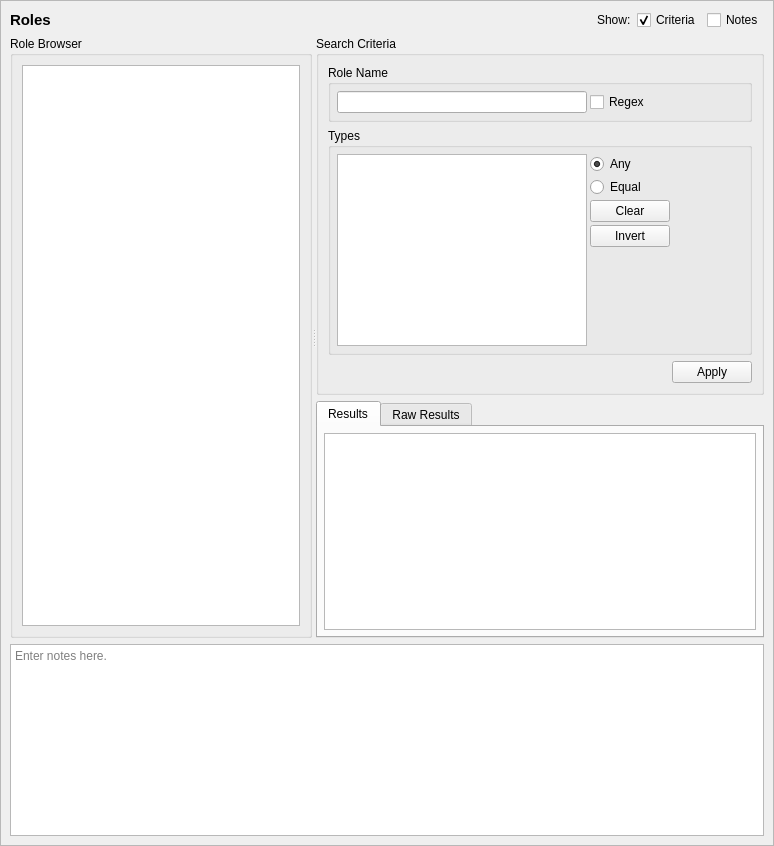
<?xml version="1.0" encoding="UTF-8"?>
<ui version="4.0">
 <class>RoleQueryTab_ui</class>
 <widget class="QScrollArea" name="RoleQueryTab_ui">
  <property name="geometry">
   <rect>
    <x>0</x>
    <y>0</y>
    <width>774</width>
    <height>846</height>
   </rect>
  </property>
  <property name="sizeAdjustPolicy">
   <enum>QAbstractScrollArea::AdjustToContents</enum>
  </property>
  <property name="widgetResizable">
   <bool>true</bool>
  </property>
  <widget class="QWidget" name="contents">
   <property name="geometry">
    <rect>
     <x>0</x>
     <y>0</y>
     <width>772</width>
     <height>844</height>
    </rect>
   </property>
   <property name="minimumSize">
    <size>
     <width>0</width>
     <height>0</height>
    </size>
   </property>
   <layout class="QGridLayout" name="gridLayout_3">
    <item row="0" column="0">
     <widget class="QLabel" name="label">
      <property name="sizePolicy">
       <sizepolicy hsizetype="Preferred" vsizetype="Fixed">
        <horstretch>0</horstretch>
        <verstretch>0</verstretch>
       </sizepolicy>
      </property>
      <property name="maximumSize">
       <size>
        <width>16777215</width>
        <height>20</height>
       </size>
      </property>
      <property name="font">
       <font>
        <pointsize>11</pointsize>
        <weight>75</weight>
        <bold>true</bold>
       </font>
      </property>
      <property name="text">
       <string>Roles</string>
      </property>
     </widget>
    </item>
    <item row="3" column="0" colspan="5">
     <widget class="QTextEdit" name="notes">
      <property name="minimumSize">
       <size>
        <width>0</width>
        <height>80</height>
       </size>
      </property>
      <property name="toolTip">
       <string>Optionally enter notes here about the query.</string>
      </property>
      <property name="placeholderText">
       <string>Enter notes here.</string>
      </property>
     </widget>
    </item>
    <item row="0" column="1">
     <spacer name="horizontalSpacer">
      <property name="orientation">
       <enum>Qt::Horizontal</enum>
      </property>
      <property name="sizeHint" stdset="0">
       <size>
        <width>440</width>
        <height>20</height>
       </size>
      </property>
     </spacer>
    </item>
    <item row="0" column="2">
     <widget class="QLabel" name="label_2">
      <property name="text">
       <string>Show:</string>
      </property>
     </widget>
    </item>
    <item row="0" column="3">
     <widget class="QCheckBox" name="criteria_expander">
      <property name="toolTip">
       <string>Show or hide the search criteria (no settings are lost)</string>
      </property>
      <property name="text">
       <string>Criteria</string>
      </property>
      <property name="checked">
       <bool>true</bool>
      </property>
     </widget>
    </item>
    <item row="0" column="4">
     <widget class="QCheckBox" name="notes_expander">
      <property name="toolTip">
       <string>Show or hide the notes field (no data is lost)</string>
      </property>
      <property name="text">
       <string>Notes</string>
      </property>
     </widget>
    </item>
    <item row="1" column="0" rowspan="2" colspan="5">
     <widget class="QSplitter" name="splitter">
      <property name="sizePolicy">
       <sizepolicy hsizetype="Expanding" vsizetype="Preferred">
        <horstretch>0</horstretch>
        <verstretch>1</verstretch>
       </sizepolicy>
      </property>
      <property name="orientation">
       <enum>Qt::Horizontal</enum>
      </property>
      <widget class="QGroupBox" name="browser_groupBox">
       <property name="title">
        <string>Role Browser</string>
       </property>
       <layout class="QGridLayout" name="gridLayout">
        <item row="0" column="0">
         <widget class="GetDetailsListView" name="roles"/>
        </item>
       </layout>
      </widget>
      <widget class="QWidget" name="verticalLayoutWidget">
       <layout class="QVBoxLayout" name="verticalLayout">
        <item>
         <widget class="QGroupBox" name="criteria_frame">
          <property name="sizePolicy">
           <sizepolicy hsizetype="Preferred" vsizetype="Preferred">
            <horstretch>0</horstretch>
            <verstretch>0</verstretch>
           </sizepolicy>
          </property>
          <property name="maximumSize">
           <size>
            <width>16777215</width>
            <height>16777215</height>
           </size>
          </property>
          <property name="title">
           <string>Search Criteria</string>
          </property>
          <layout class="QGridLayout" name="gridLayout_2">
           <item row="1" column="0">
            <widget class="QGroupBox" name="role_criteria">
             <property name="title">
              <string>Types</string>
             </property>
             <layout class="QGridLayout" name="gridLayout_7">
              <property name="leftMargin">
               <number>6</number>
              </property>
              <property name="topMargin">
               <number>6</number>
              </property>
              <property name="rightMargin">
               <number>6</number>
              </property>
              <property name="bottomMargin">
               <number>6</number>
              </property>
              <property name="spacing">
               <number>3</number>
              </property>
              <item row="2" column="1">
               <widget class="QPushButton" name="clear_roles">
                <property name="text">
                 <string>Clear</string>
                </property>
               </widget>
              </item>
              <item row="2" column="2">
               <spacer name="horizontalSpacer_4">
                <property name="orientation">
                 <enum>Qt::Horizontal</enum>
                </property>
                <property name="sizeHint" stdset="0">
                 <size>
                  <width>40</width>
                  <height>20</height>
                 </size>
                </property>
               </spacer>
              </item>
              <item row="3" column="1">
               <widget class="QPushButton" name="invert_types">
                <property name="text">
                 <string>Invert</string>
                </property>
               </widget>
              </item>
              <item row="1" column="1">
               <widget class="QRadioButton" name="types_equal">
                <property name="toolTip">
                 <string>A matching role will have a role set equal to the selected types.</string>
                </property>
                <property name="text">
                 <string>Equal</string>
                </property>
               </widget>
              </item>
              <item row="0" column="1">
               <widget class="QRadioButton" name="types_any">
                <property name="toolTip">
                 <string>A matching role will have any of the selected types.</string>
                </property>
                <property name="text">
                 <string>Any</string>
                </property>
                <property name="checked">
                 <bool>true</bool>
                </property>
               </widget>
              </item>
              <item row="0" column="0" rowspan="5">
               <widget class="QListView" name="types">
                <property name="sizePolicy">
                 <sizepolicy hsizetype="Expanding" vsizetype="Expanding">
                  <horstretch>0</horstretch>
                  <verstretch>0</verstretch>
                 </sizepolicy>
                </property>
                <property name="maximumSize">
                 <size>
                  <width>250</width>
                  <height>16777215</height>
                 </size>
                </property>
                <property name="toolTip">
                 <string>Match the type set of the role.</string>
                </property>
                <property name="selectionMode">
                 <enum>QAbstractItemView::ExtendedSelection</enum>
                </property>
               </widget>
              </item>
              <item row="4" column="1">
               <spacer name="verticalSpacer_2">
                <property name="orientation">
                 <enum>Qt::Vertical</enum>
                </property>
                <property name="sizeHint" stdset="0">
                 <size>
                  <width>20</width>
                  <height>40</height>
                 </size>
                </property>
               </spacer>
              </item>
             </layout>
            </widget>
           </item>
           <item row="0" column="0">
            <widget class="QGroupBox" name="name_criteria">
             <property name="maximumSize">
              <size>
               <width>16777215</width>
               <height>120</height>
              </size>
             </property>
             <property name="title">
              <string>Role Name</string>
             </property>
             <layout class="QGridLayout" name="gridLayout_8">
              <property name="leftMargin">
               <number>6</number>
              </property>
              <property name="topMargin">
               <number>6</number>
              </property>
              <property name="rightMargin">
               <number>6</number>
              </property>
              <property name="bottomMargin">
               <number>6</number>
              </property>
              <property name="spacing">
               <number>3</number>
              </property>
              <item row="0" column="1">
               <widget class="QLineEdit" name="name">
                <property name="sizePolicy">
                 <sizepolicy hsizetype="Expanding" vsizetype="Fixed">
                  <horstretch>0</horstretch>
                  <verstretch>0</verstretch>
                 </sizepolicy>
                </property>
                <property name="minimumSize">
                 <size>
                  <width>150</width>
                  <height>20</height>
                 </size>
                </property>
                <property name="maximumSize">
                 <size>
                  <width>250</width>
                  <height>16777215</height>
                 </size>
                </property>
               </widget>
              </item>
              <item row="0" column="2">
               <widget class="QCheckBox" name="name_regex">
                <property name="toolTip">
                 <string>Use regular expressions to match the user's name.</string>
                </property>
                <property name="text">
                 <string>Regex</string>
                </property>
               </widget>
              </item>
             </layout>
            </widget>
           </item>
           <item row="2" column="0">
            <widget class="QDialogButtonBox" name="buttonBox">
             <property name="standardButtons">
              <set>QDialogButtonBox::Apply</set>
             </property>
            </widget>
           </item>
          </layout>
         </widget>
        </item>
        <item>
         <widget class="QTabWidget" name="results_frame">
          <property name="sizePolicy">
           <sizepolicy hsizetype="Preferred" vsizetype="MinimumExpanding">
            <horstretch>0</horstretch>
            <verstretch>1</verstretch>
           </sizepolicy>
          </property>
          <property name="currentIndex">
           <number>0</number>
          </property>
          <widget class="QWidget" name="table_page">
           <property name="sizePolicy">
            <sizepolicy hsizetype="Preferred" vsizetype="MinimumExpanding">
             <horstretch>0</horstretch>
             <verstretch>0</verstretch>
            </sizepolicy>
           </property>
           <attribute name="title">
            <string>Results</string>
           </attribute>
           <layout class="QVBoxLayout" name="verticalLayout_3">
            <property name="leftMargin">
             <number>6</number>
            </property>
            <property name="topMargin">
             <number>6</number>
            </property>
            <property name="rightMargin">
             <number>6</number>
            </property>
            <property name="bottomMargin">
             <number>6</number>
            </property>
            <item>
             <widget class="QTableView" name="table_results">
              <property name="sizePolicy">
               <sizepolicy hsizetype="Expanding" vsizetype="MinimumExpanding">
                <horstretch>0</horstretch>
                <verstretch>0</verstretch>
               </sizepolicy>
              </property>
              <property name="sizeAdjustPolicy">
               <enum>QAbstractScrollArea::AdjustIgnored</enum>
              </property>
              <property name="alternatingRowColors">
               <bool>true</bool>
              </property>
              <property name="sortingEnabled">
               <bool>true</bool>
              </property>
             </widget>
            </item>
           </layout>
          </widget>
          <widget class="QWidget" name="raw_page">
           <property name="sizePolicy">
            <sizepolicy hsizetype="Preferred" vsizetype="MinimumExpanding">
             <horstretch>0</horstretch>
             <verstretch>0</verstretch>
            </sizepolicy>
           </property>
           <attribute name="title">
            <string>Raw Results</string>
           </attribute>
           <layout class="QVBoxLayout" name="verticalLayout_2">
            <property name="leftMargin">
             <number>6</number>
            </property>
            <property name="topMargin">
             <number>6</number>
            </property>
            <property name="rightMargin">
             <number>6</number>
            </property>
            <property name="bottomMargin">
             <number>6</number>
            </property>
            <item>
             <widget class="QPlainTextEdit" name="raw_results">
              <property name="sizePolicy">
               <sizepolicy hsizetype="Expanding" vsizetype="MinimumExpanding">
                <horstretch>0</horstretch>
                <verstretch>0</verstretch>
               </sizepolicy>
              </property>
              <property name="minimumSize">
               <size>
                <width>0</width>
                <height>0</height>
               </size>
              </property>
              <property name="font">
               <font>
                <family>Monospace</family>
               </font>
              </property>
              <property name="documentTitle">
               <string/>
              </property>
              <property name="lineWrapMode">
               <enum>QPlainTextEdit::NoWrap</enum>
              </property>
              <property name="readOnly">
               <bool>true</bool>
              </property>
             </widget>
            </item>
           </layout>
          </widget>
         </widget>
        </item>
       </layout>
      </widget>
     </widget>
    </item>
   </layout>
   <zorder>splitter</zorder>
   <zorder>notes</zorder>
   <zorder>label</zorder>
   <zorder>label_2</zorder>
   <zorder>horizontalSpacer</zorder>
   <zorder>criteria_expander</zorder>
   <zorder>notes_expander</zorder>
  </widget>
 </widget>
 <customwidgets>
  <customwidget>
   <class>GetDetailsListView</class>
   <extends>QListView</extends>
   <header>setoolsgui/getdetailslist.h</header>
  </customwidget>
 </customwidgets>
 <tabstops>
  <tabstop>criteria_expander</tabstop>
  <tabstop>notes_expander</tabstop>
  <tabstop>roles</tabstop>
  <tabstop>name</tabstop>
  <tabstop>name_regex</tabstop>
  <tabstop>types</tabstop>
  <tabstop>types_any</tabstop>
  <tabstop>types_equal</tabstop>
  <tabstop>clear_roles</tabstop>
  <tabstop>invert_types</tabstop>
  <tabstop>results_frame</tabstop>
  <tabstop>table_results</tabstop>
  <tabstop>raw_results</tabstop>
  <tabstop>notes</tabstop>
 </tabstops>
 <resources/>
 <connections>
  <connection>
   <sender>clear_roles</sender>
   <signal>clicked()</signal>
   <receiver>types</receiver>
   <slot>clearSelection()</slot>
   <hints>
    <hint type="sourcelabel">
     <x>429</x>
     <y>99</y>
    </hint>
    <hint type="destinationlabel">
     <x>319</x>
     <y>184</y>
    </hint>
   </hints>
  </connection>
  <connection>
   <sender>notes_expander</sender>
   <signal>toggled(bool)</signal>
   <receiver>notes</receiver>
   <slot>setVisible(bool)</slot>
   <hints>
    <hint type="sourcelabel">
     <x>732</x>
     <y>20</y>
    </hint>
    <hint type="destinationlabel">
     <x>386</x>
     <y>754</y>
    </hint>
   </hints>
  </connection>
  <connection>
   <sender>criteria_expander</sender>
   <signal>toggled(bool)</signal>
   <receiver>criteria_frame</receiver>
   <slot>setVisible(bool)</slot>
   <hints>
    <hint type="sourcelabel">
     <x>583</x>
     <y>20</y>
    </hint>
    <hint type="destinationlabel">
     <x>496</x>
     <y>226</y>
    </hint>
   </hints>
  </connection>
 </connections>
</ui>
